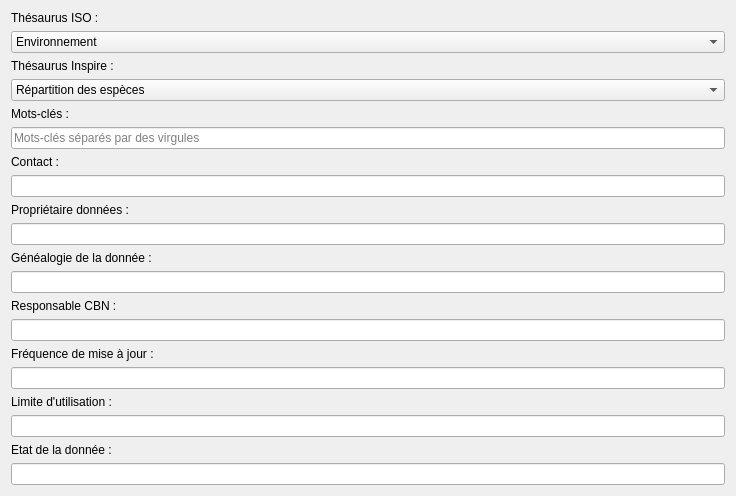
                  <widget class="QWidget" name="scrollAreaWidgetContents_5">
                   <property name="geometry">
                    <rect>
                     <x>0</x>
                     <y>0</y>
                     <width>736</width>
                     <height>462</height>
                    </rect>
                   </property>
                   <layout class="QVBoxLayout" name="verticalLayout_6">
                    <item>
                     <widget class="QLabel" name="label_52">
                      <property name="text">
                       <string>Thésaurus ISO :</string>
                      </property>
                     </widget>
                    </item>
                    <item>
                     <widget class="QComboBox" name="UI_thesaurusISO">
                      <item>
                       <property name="text">
                        <string>Environnement</string>
                       </property>
                      </item>
                      <item>
                       <property name="text">
                        <string>Agriculture</string>
                       </property>
                      </item>
                      <item>
                       <property name="text">
                        <string>Biologie</string>
                       </property>
                      </item>
                      <item>
                       <property name="text">
                        <string>Limites</string>
                       </property>
                      </item>
                      <item>
                       <property name="text">
                        <string>Climatologie et météologie</string>
                       </property>
                      </item>
                      <item>
                       <property name="text">
                        <string>Economie</string>
                       </property>
                      </item>
                      <item>
                       <property name="text">
                        <string>Indiations altimétriques</string>
                       </property>
                      </item>
                      <item>
                       <property name="text">
                        <string>Sciences de la Terre</string>
                       </property>
                      </item>
                      <item>
                       <property name="text">
                        <string>Santé</string>
                       </property>
                      </item>
                      <item>
                       <property name="text">
                        <string>Images et cartes de base</string>
                       </property>
                      </item>
                      <item>
                       <property name="text">
                        <string>Armée et renseignement</string>
                       </property>
                      </item>
                      <item>
                       <property name="text">
                        <string>Cours d'eau intérieurs</string>
                       </property>
                      </item>
                      <item>
                       <property name="text">
                        <string>Indications de lieux</string>
                       </property>
                      </item>
                      <item>
                       <property name="text">
                        <string>Mers et océans</string>
                       </property>
                      </item>
                      <item>
                       <property name="text">
                        <string>Aménagement du territoire et cadastre</string>
                       </property>
                      </item>
                      <item>
                       <property name="text">
                        <string>Société</string>
                       </property>
                      </item>
                      <item>
                       <property name="text">
                        <string>Subdivisions</string>
                       </property>
                      </item>
                      <item>
                       <property name="text">
                        <string>Transport</string>
                       </property>
                      </item>
                      <item>
                       <property name="text">
                        <string>Infrastructures de transport</string>
                       </property>
                      </item>
                     </widget>
                    </item>
                    <item>
                     <widget class="QLabel" name="label_53">
                      <property name="text">
                       <string>Thésaurus Inspire :</string>
                      </property>
                     </widget>
                    </item>
                    <item>
                     <widget class="QComboBox" name="UI_thesaurusInspire">
                      <item>
                       <property name="text">
                        <string>Répartition des espèces</string>
                       </property>
                      </item>
                      <item>
                       <property name="text">
                        <string>Adresses</string>
                       </property>
                      </item>
                      <item>
                       <property name="text">
                        <string>Altitude</string>
                       </property>
                      </item>
                      <item>
                       <property name="text">
                        <string>Batiments</string>
                       </property>
                      </item>
                      <item>
                       <property name="text">
                        <string>Caractéristiques géographiques météorologiques</string>
                       </property>
                      </item>
                      <item>
                       <property name="text">
                        <string>Caractéristiques géographiques océaniques</string>
                       </property>
                      </item>
                      <item>
                       <property name="text">
                        <string>Conditions atmosphériques</string>
                       </property>
                      </item>
                      <item>
                       <property name="text">
                        <string>Dénominations géographiques</string>
                       </property>
                      </item>
                      <item>
                       <property name="text">
                        <string>Géologie</string>
                       </property>
                      </item>
                      <item>
                       <property name="text">
                        <string>Habitats et biotopes</string>
                       </property>
                      </item>
                      <item>
                       <property name="text">
                        <string>Hydrographie</string>
                       </property>
                      </item>
                      <item>
                       <property name="text">
                        <string>Installations agricoles et aquacoles</string>
                       </property>
                      </item>
                      <item>
                       <property name="text">
                        <string>Installations de suivi environnemental</string>
                       </property>
                      </item>
                      <item>
                       <property name="text">
                        <string>Lieux de production et sites industriels</string>
                       </property>
                      </item>
                      <item>
                       <property name="text">
                        <string>Occupation des terres</string>
                       </property>
                      </item>
                      <item>
                       <property name="text">
                        <string>Ortho-imagerie</string>
                       </property>
                      </item>
                      <item>
                       <property name="text">
                        <string>Parcelles cadastrales</string>
                       </property>
                      </item>
                      <item>
                       <property name="text">
                        <string>Ressources minérales</string>
                       </property>
                      </item>
                      <item>
                       <property name="text">
                        <string>Référentiels de coordonnées</string>
                       </property>
                      </item>
                      <item>
                       <property name="text">
                        <string>Régions biogéographiques</string>
                       </property>
                      </item>
                      <item>
                       <property name="text">
                        <string>Régions maritimes</string>
                       </property>
                      </item>
                      <item>
                       <property name="text">
                        <string>Répartition de la population — démographie</string>
                       </property>
                      </item>
                      <item>
                       <property name="text">
                        <string>Réseaux de transport</string>
                       </property>
                      </item>
                      <item>
                       <property name="text">
                        <string>Santé et sécurité des personnes</string>
                       </property>
                      </item>
                      <item>
                       <property name="text">
                        <string>Services d'utilité publique et services publics</string>
                       </property>
                      </item>
                      <item>
                       <property name="text">
                        <string>Sites protégés</string>
                       </property>
                      </item>
                      <item>
                       <property name="text">
                        <string>Sols</string>
                       </property>
                      </item>
                      <item>
                       <property name="text">
                        <string>Sources d'énergie</string>
                       </property>
                      </item>
                      <item>
                       <property name="text">
                        <string>Systèmes de maillage géographique</string>
                       </property>
                      </item>
                      <item>
                       <property name="text">
                        <string>Unités administratives</string>
                       </property>
                      </item>
                      <item>
                       <property name="text">
                        <string>Unités statistiques</string>
                       </property>
                      </item>
                      <item>
                       <property name="text">
                        <string>Usage des sols</string>
                       </property>
                      </item>
                      <item>
                       <property name="text">
                        <string>Zones de gestion, de restriction ou de réglementation et unités de déclaration</string>
                       </property>
                      </item>
                      <item>
                       <property name="text">
                        <string>Zones à risque naturel</string>
                       </property>
                      </item>
                     </widget>
                    </item>
                    <item>
                     <widget class="QLabel" name="label_55">
                      <property name="text">
                       <string>Mots-clés :</string>
                      </property>
                     </widget>
                    </item>
                    <item>
                     <widget class="QLineEdit" name="UI_keywords">
                      <property name="placeholderText">
                       <string>Mots-clés séparés par des virgules</string>
                      </property>
                     </widget>
                    </item>
                    <item>
                     <widget class="QLabel" name="label_56">
                      <property name="text">
                       <string>Contact :</string>
                      </property>
                     </widget>
                    </item>
                    <item>
                     <widget class="QLineEdit" name="UI_contact"/>
                    </item>
                    <item>
                     <widget class="QLabel" name="label_57">
                      <property name="text">
                       <string>Propriétaire données :</string>
                      </property>
                     </widget>
                    </item>
                    <item>
                     <widget class="QLineEdit" name="UI_dataOwner"/>
                    </item>
                    <item>
                     <widget class="QLabel" name="label_58">
                      <property name="text">
                       <string>Généalogie de la donnée :</string>
                      </property>
                     </widget>
                    </item>
                    <item>
                     <widget class="QLineEdit" name="UI_genealogyData"/>
                    </item>
                    <item>
                     <widget class="QLabel" name="label_59">
                      <property name="text">
                       <string>Responsable CBN :</string>
                      </property>
                     </widget>
                    </item>
                    <item>
                     <widget class="QLineEdit" name="UI_cbnManager"/>
                    </item>
                    <item>
                     <widget class="QLabel" name="label_60">
                      <property name="text">
                       <string>Fréquence de mise à jour :</string>
                      </property>
                     </widget>
                    </item>
                    <item>
                     <widget class="QLineEdit" name="UI_updateFrequency"/>
                    </item>
                    <item>
                     <widget class="QLabel" name="label_61">
                      <property name="text">
                       <string>Limite d'utilisation :</string>
                      </property>
                     </widget>
                    </item>
                    <item>
                     <widget class="QLineEdit" name="UI_usageLimit"/>
                    </item>
                    <item>
                     <widget class="QLabel" name="label_62">
                      <property name="text">
                       <string>Etat de la donnée :</string>
                      </property>
                     </widget>
                    </item>
                    <item>
                     <widget class="QLineEdit" name="UI_dataState"/>
                    </item>
                   </layout>
                  </widget>
